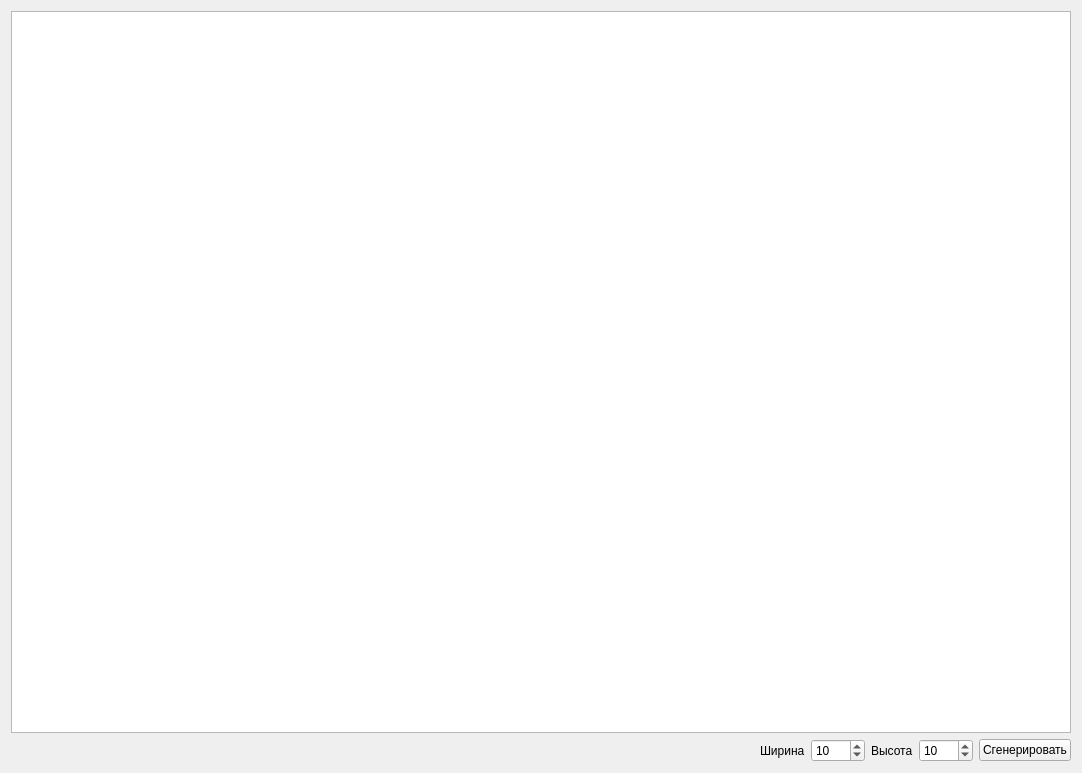
<?xml version="1.0" encoding="UTF-8"?>
<ui version="4.0">
 <class>SearchPathWindow</class>
 <widget class="QWidget" name="SearchPathWindow">
  <property name="geometry">
   <rect>
    <x>0</x>
    <y>0</y>
    <width>1082</width>
    <height>773</height>
   </rect>
  </property>
  <property name="windowTitle">
   <string>SearchPathWindow</string>
  </property>
  <layout class="QVBoxLayout" name="verticalLayout">
   <item>
    <widget class="WheelScaleGrView" name="searchPathGrView">
     <property name="alignment">
      <set>Qt::AlignCenter</set>
     </property>
     <property name="transformationAnchor">
      <enum>QGraphicsView::AnchorUnderMouse</enum>
     </property>
     <property name="resizeAnchor">
      <enum>QGraphicsView::AnchorUnderMouse</enum>
     </property>
    </widget>
   </item>
   <item>
    <layout class="QHBoxLayout" name="horizontalLayout">
     <item>
      <spacer name="horizontalSpacer">
       <property name="orientation">
        <enum>Qt::Horizontal</enum>
       </property>
       <property name="sizeHint" stdset="0">
        <size>
         <width>40</width>
         <height>20</height>
        </size>
       </property>
      </spacer>
     </item>
     <item>
      <widget class="QLabel" name="label_2">
       <property name="text">
        <string>Ширина</string>
       </property>
      </widget>
     </item>
     <item>
      <widget class="QSpinBox" name="widthValue">
       <property name="minimum">
        <number>3</number>
       </property>
       <property name="maximum">
        <number>1000</number>
       </property>
       <property name="value">
        <number>10</number>
       </property>
      </widget>
     </item>
     <item>
      <widget class="QLabel" name="label">
       <property name="text">
        <string>Высота</string>
       </property>
      </widget>
     </item>
     <item>
      <widget class="QSpinBox" name="heightValue">
       <property name="minimum">
        <number>3</number>
       </property>
       <property name="maximum">
        <number>1000</number>
       </property>
       <property name="value">
        <number>10</number>
       </property>
      </widget>
     </item>
     <item>
      <widget class="QPushButton" name="generateBtn">
       <property name="text">
        <string>Сгенерировать</string>
       </property>
      </widget>
     </item>
    </layout>
   </item>
  </layout>
 </widget>
 <customwidgets>
  <customwidget>
   <class>WheelScaleGrView</class>
   <extends>QGraphicsView</extends>
   <header location="global">wheel_scale_gr_view.h</header>
  </customwidget>
 </customwidgets>
 <resources/>
 <connections/>
</ui>
